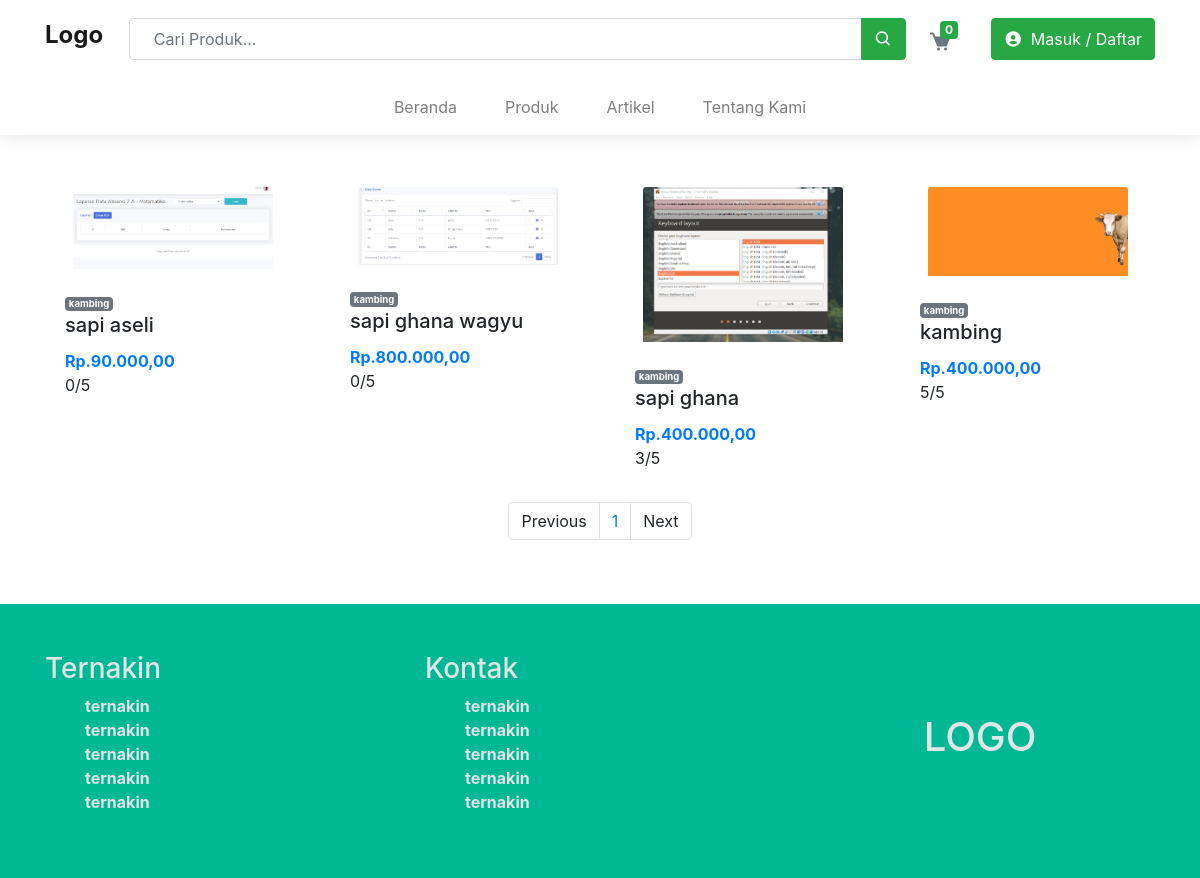
Screenshot of /pages/produk/index.php with the database file from the repository.
### tables this page shows
CREATE TABLE `tb_produk` (
  `id_hewan` int(11) NOT NULL,
  `foto_produk` text NOT NULL,
  `nama_produk` varchar(50) NOT NULL,
  `id_jenis_produk` tinyint(3) NOT NULL,
  `jumlah` tinyint(3) NOT NULL,
  `harga` int(8) NOT NULL,
  `id_peternak` int(10) NOT NULL,
  `deskripsi` text NOT NULL,
  `catatan` varchar(200) DEFAULT NULL,
  `id_provinsi` int(2) NOT NULL,
  `id_kota` int(4) NOT NULL,
  `alamat` text NOT NULL,
  `created_at` timestamp NOT NULL DEFAULT current_timestamp() ON UPDATE current_timestamp()
);

CREATE TABLE `tb_produk_jenis` (
  `id_jenis_produk` tinyint(3) NOT NULL,
  `nama_jenis_produk` varchar(10) NOT NULL,
  `produk_jenis_img` varchar(50) DEFAULT NULL
);

### pages/produk/index.php (the view, shortened to what this page needs)
<?php
  include"../../config/database.php";
  include"../../templates/header.php";
    $halaman = isset($_GET['halaman'])?(int)$_GET['halaman'] : 1;
    $halaman_awal = ($halaman>1) ? ($halaman * 8) - 8 : 0;
    $previous = $halaman - 1;
    $next = $halaman + 1;
    if (isset($_GET['cari'])) {
      if ($_GET['cari']!="") {
      $sqlProduk = mysqli_query($con,"SELECT AVG(rating) as rating , tp.id_peternak , tp.id_hewan , tp.foto_produk , tp.nama_produk , tp.harga ,tp.jumlah , tb_produk_jenis.nama_jenis_produk FROM tb_produk tp LEFT JOIN tb_produk_jenis ON tb_produk_jenis.id_jenis_produk = tp.id_jenis_produk LEFT JOIN tb_transaksi tt ON tp.id_hewan = tt.id_hewan LEFT JOIN tb_rating tr ON tr.kd_tr_peternak = tt.kd_tr_peternak WHERE jumlah>0 AND tp.nama_produk LIKE '%".$_GET['cari']."%' GROUP BY tp.id_hewan LIMIT $halaman_awal, 8");
        $jmlProduk = mysqli_query($con,"SELECT * FROM tb_produk LEFT JOIN tb_produk_jenis ON tb_produk_jenis.id_jenis_produk = tb_produk.id_jenis_produk WHERE tb_produk.nama_produk LIKE '%".$_GET['cari']."%'");
          $cari = $_GET['cari'];
      }
    }else{
        $sqlProduk = mysqli_query($con,"SELECT AVG(rating) as rating , tp.id_peternak , tp.id_hewan , tp.foto_produk , tp.nama_produk , tp.harga ,tp.jumlah , tb_produk_jenis.nama_jenis_produk FROM tb_produk tp LEFT JOIN tb_produk_jenis ON tb_produk_jenis.id_jenis_produk = tp.id_jenis_produk LEFT JOIN tb_transaksi tt ON tp.id_hewan = tt.id_hewan LEFT JOIN tb_rating tr ON tr.kd_tr_peternak = tt.kd_tr_peternak WHERE jumlah>0 GROUP BY tp.id_hewan LIMIT $halaman_awal, 8");
        $jmlProduk = mysqli_query($con,"SELECT * FROM tb_produk LEFT JOIN tb_produk_jenis ON tb_produk_jenis.id_jenis_produk = tb_produk.id_jenis_produk");
    }
    $jml = mysqli_num_rows($jmlProduk);
    $total_halaman = ceil($jml/8);
  ?>
  </head>
  <body>
    <?php
      include"../../partials/navbar.php";
    ?>
    <div class="container">
          <div class="row my-5">
        <?php
            if ($jml < 1) {
              ?>
                <p style="font-size: 2em">Kata Kunci <span class="font-weight-bold"><?=$cari?></span> tidak dapat ditemukan</p>
              <?php
            }else{
              while ($dataProduk = mysqli_fetch_array($sqlProduk)){
                $img = explode(',', $dataProduk['foto_produk']);
                ?>
                <div class="col-lg-3 col-md-6 col-sm-12 my-1">
                  <a href="<?=$_ENV['base_url']?>p/<?=str_replace(' ','-',$dataProduk['nama_produk']).'-'.$dataProduk['id_hewan']?>" style="text-decoration: none; color: inherit;">
                  <div class="card overflow-hidden">
                    <div class="text-center">
                      <img src="<?=$_ENV['base_url']?>assets/image/produk/<?=$dataProduk['id_peternak'].'/'.$img[0]?>" class="card-img-top" style="width:200px;">
                    </div>
                    <div class="card-body">
                      <small class="card-text"><span class="badge badge-secondary"><?=$dataProduk['nama_jenis_produk']?></span></small>
                      <h5 class="card-title"><?=$dataProduk['nama_produk']?></h5>
                      <div class="info-card pb-2">
                        <span class="text-primary font-weight-bold d-inline">Rp.<?=number_format($dataProduk['harga'],2,',','.')?></span>
                        <div class="rating">
                          <span><?=($dataProduk['rating']!==NULL)?round($dataProduk['rating'],2):'0'?>/5</span>
                        </div>
                      </div>
                    </div>
                    </a>
                    </div>
                </div>
                <?php
              }
            }
         ?>
         <div class="col-12">
            <nav>
              <ul class="pagination justify-content-center">
                <li class="page-item">
                  <a class="page-link" <?php if($halaman > 1){ echo "href='?halaman=$previous'"; } ?>>Previous</a>
                </li>
                <?php
                for($x=1;$x<=$total_halaman;$x++){
                  ?>
                  <li class="page-item"><a class="page-link" href="?halaman=<?php echo $x ?>"><?php echo $x; ?></a></li>
                  <?php
                }
                ?>
                <li class="page-item">
                  <a  class="page-link" <?php if($halaman < $total_halaman) { echo "href='?halaman=$next'"; } ?>>Next</a>
                </li>
              </ul>
            </nav>
         </div>
    <?php include"../../partials/footer.php"; ?>
  </body>
    <?php include"../../templates/footer.php"; ?>
</html>

### assets/css/style.css (style rules this page uses)
.info-card::after { content: ''; clear: both; display: block; }
.card { border: none !important; }
ul { list-style-type: none; }
html { font-size: 1rem; }

### rows the page displays
tb_produk: shows a picture, id_jenis_produk.nama_jenis_produk "kambing", nama_produk "sapi aseli", harga "90.000,00"
tb_produk: shows a picture, id_jenis_produk.nama_jenis_produk "kambing", nama_produk "sapi ghana wagyu", harga "800.000,00"
tb_produk: foto_produk (picture), id_jenis_produk.nama_jenis_produk "kambing", nama_produk "sapi ghana", harga "400.000,00", rating "3"
tb_produk: shows a picture, id_jenis_produk.nama_jenis_produk "kambing", nama_produk "kambing", harga "400.000,00", rating "5"
